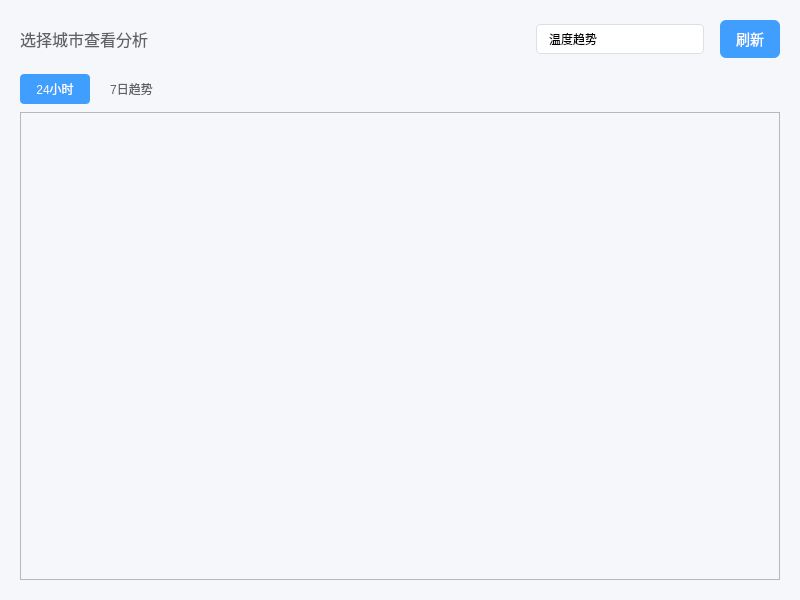
<?xml version="1.0" encoding="UTF-8"?>
<ui version="4.0">
 <class>ChartWidget</class>
 <widget class="QWidget" name="ChartWidget">
  <property name="geometry">
   <rect>
    <x>0</x>
    <y>0</y>
    <width>800</width>
    <height>600</height>
   </rect>
  </property>
  <property name="windowTitle">
   <string>数据分析</string>
  </property>
  <property name="styleSheet">
   <string notr="true">QWidget#ChartWidget {
    background-color: #f5f7fa;
}

QFrame#chartCard {
    background-color: white;
    border-radius: 12px;
    border: 1px solid #e4e7ed;
}

QLabel#titleLabel {
    font-size: 18px;
    font-weight: bold;
    color: #303133;
}

QLabel#cityLabel {
    font-size: 16px;
    color: #606266;
}

QComboBox {
    padding: 6px 12px;
    border: 1px solid #dcdfe6;
    border-radius: 4px;
    background-color: white;
    min-width: 120px;
}

QComboBox:hover {
    border-color: #c0c4cc;
}

QComboBox::drop-down {
    border: none;
    width: 20px;
}

QPushButton#refreshBtn {
    background-color: #409EFF;
    color: white;
    border: none;
    border-radius: 6px;
    padding: 8px 16px;
    font-size: 14px;
}

QPushButton#refreshBtn:hover {
    background-color: #66b1ff;
}

QTabWidget::pane {
    border: none;
    background-color: transparent;
}

QTabBar::tab {
    padding: 8px 16px;
    margin-right: 4px;
    border-radius: 4px;
    background-color: #f5f7fa;
    color: #606266;
}

QTabBar::tab:selected {
    background-color: #409EFF;
    color: white;
}

QTabBar::tab:hover:!selected {
    background-color: #e4e7ed;
}</string>
  </property>
  <layout class="QVBoxLayout" name="verticalLayout">
   <property name="spacing">
    <number>16</number>
   </property>
   <property name="leftMargin">
    <number>20</number>
   </property>
   <property name="topMargin">
    <number>20</number>
   </property>
   <property name="rightMargin">
    <number>20</number>
   </property>
   <property name="bottomMargin">
    <number>20</number>
   </property>
   <item>
    <layout class="QHBoxLayout" name="headerLayout">
     <item>
      <widget class="QLabel" name="cityLabel">
       <property name="text">
        <string>选择城市查看分析</string>
       </property>
      </widget>
     </item>
     <item>
      <spacer name="headerSpacer">
       <property name="orientation">
        <enum>Qt::Orientation::Horizontal</enum>
       </property>
       <property name="sizeHint" stdset="0">
        <size>
         <width>40</width>
         <height>20</height>
        </size>
       </property>
      </spacer>
     </item>
     <item>
      <widget class="QComboBox" name="chartTypeCombo">
       <item>
        <property name="text">
         <string>温度趋势</string>
        </property>
       </item>
       <item>
        <property name="text">
         <string>湿度变化</string>
        </property>
       </item>
       <item>
        <property name="text">
         <string>风速分析</string>
        </property>
       </item>
       <item>
        <property name="text">
         <string>气压变化</string>
        </property>
       </item>
      </widget>
     </item>
     <item>
      <widget class="QPushButton" name="refreshBtn">
       <property name="text">
        <string>刷新</string>
       </property>
      </widget>
     </item>
    </layout>
   </item>
   <item>
    <widget class="QTabWidget" name="tabWidget">
     <property name="currentIndex">
      <number>0</number>
     </property>
     <widget class="QWidget" name="hourlyTab">
      <attribute name="title">
       <string>24小时</string>
      </attribute>
      <layout class="QVBoxLayout" name="hourlyTabLayout">
       <property name="leftMargin">
        <number>0</number>
       </property>
       <property name="topMargin">
        <number>8</number>
       </property>
       <property name="rightMargin">
        <number>0</number>
       </property>
       <property name="bottomMargin">
        <number>0</number>
       </property>
       <item>
        <widget class="QFrame" name="hourlyChartCard">
         <property name="frameShape">
          <enum>QFrame::Shape::StyledPanel</enum>
         </property>
         <layout class="QVBoxLayout" name="hourlyChartLayout">
          <property name="leftMargin">
           <number>16</number>
          </property>
          <property name="topMargin">
           <number>16</number>
          </property>
          <property name="rightMargin">
           <number>16</number>
          </property>
          <property name="bottomMargin">
           <number>16</number>
          </property>
         </layout>
        </widget>
       </item>
      </layout>
     </widget>
     <widget class="QWidget" name="dailyTab">
      <attribute name="title">
       <string>7日趋势</string>
      </attribute>
      <layout class="QVBoxLayout" name="dailyTabLayout">
       <property name="leftMargin">
        <number>0</number>
       </property>
       <property name="topMargin">
        <number>8</number>
       </property>
       <property name="rightMargin">
        <number>0</number>
       </property>
       <property name="bottomMargin">
        <number>0</number>
       </property>
       <item>
        <widget class="QFrame" name="dailyChartCard">
         <property name="frameShape">
          <enum>QFrame::Shape::StyledPanel</enum>
         </property>
         <layout class="QVBoxLayout" name="dailyChartLayout">
          <property name="leftMargin">
           <number>16</number>
          </property>
          <property name="topMargin">
           <number>16</number>
          </property>
          <property name="rightMargin">
           <number>16</number>
          </property>
          <property name="bottomMargin">
           <number>16</number>
          </property>
         </layout>
        </widget>
       </item>
      </layout>
     </widget>
    </widget>
   </item>
  </layout>
 </widget>
 <resources/>
 <connections/>
</ui>
